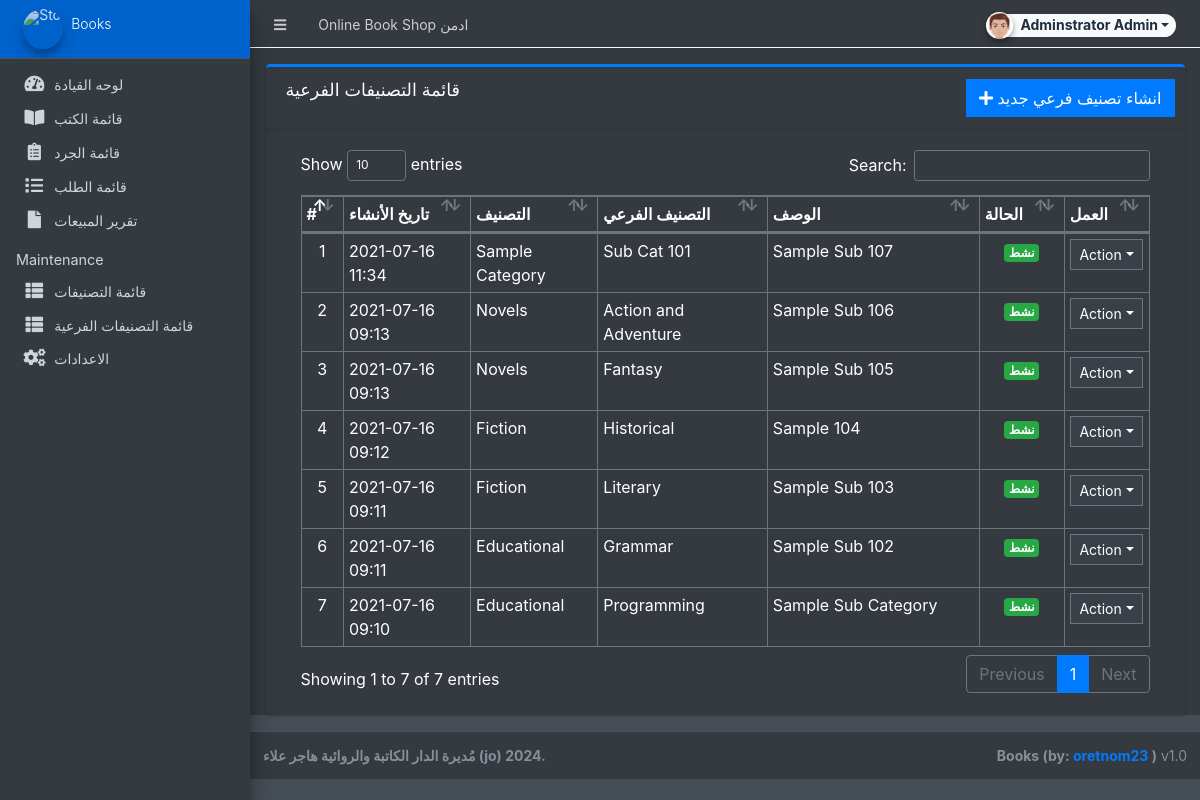
The page /admin/?page=maintenance/sub_category (signed in) on the database its author committed.
### tables this page shows
CREATE TABLE `sub_categories` (
  `id` int(30) NOT NULL,
  `parent_id` int(30) NOT NULL,
  `sub_category` varchar(250) NOT NULL,
  `description` text NOT NULL,
  `status` tinyint(1) NOT NULL DEFAULT 1,
  `date_created` datetime NOT NULL DEFAULT current_timestamp()
);

CREATE TABLE `categories` (
  `id` int(30) NOT NULL,
  `category` varchar(250) NOT NULL,
  `description` text DEFAULT NULL,
  `status` tinyint(1) NOT NULL DEFAULT 1,
  `date_created` datetime NOT NULL DEFAULT current_timestamp()
);

### admin/maintenance/sub_category.php (the view, shortened to what this page needs)
<div class="card card-outline card-primary">
	<div class="card-header">
		<h3 class="card-title">قائمة التصنيفات الفرعية</h3>
		<div class="card-tools">
			<a href="?page=maintenance/manage_sub_category" class="btn btn-flat btn-primary"><span class="fas fa-plus"></span> انشاء تصنيف فرعي جديد</a>
		</div>
	</div>
	<div class="card-body">
		<div class="container-fluid">
			<div class="container-fluid">
				<table class="table table-bordered table-stripped">
					<colgroup>
						<col width="5%">
						<col width="15%">
						<col width="15%">
						<col width="20%">
						<col width="25%">
						<col width="10%">
						<col width="10%">
					</colgroup>
					<thead>
						<tr>
							<th>#</th>
							<th>تاريخ الأنشاء</th>
							<th>التصنيف</th>
							<th>التصنيف الفرعي</th>
							<th>الوصف</th>
							<th>الحالة</th>
							<th>العمل</th>
						</tr>
					</thead>
					<tbody>
						<?php
						$i = 1;
						$qry = $conn->query("SELECT s.*,c.category from `sub_categories` s inner join `categories` c on c.id = s.parent_id order by unix_timestamp(s.date_created) desc ");
						while ($row = $qry->fetch_assoc()) :
							$row['description'] = strip_tags(stripslashes(html_entity_decode($row['description'])));
						?>
							<tr>
								<td class="text-center"><?php echo $i++; ?></td>
								<td><?php echo date("Y-m-d H:i", strtotime($row['date_created'])) ?></td>
								<td><?php echo $row['category'] ?></td>
								<td><?php echo $row['sub_category'] ?></td>
								<td>
									<p class="truncate-1 m-0"><?php echo $row['description'] ?></p>
								</td>
								<td class="text-center">
									<?php if ($row['status'] == 1) : ?>
										<span class="badge badge-success">نشط</span>
									<?php else : ?>
										<span class="badge badge-danger">غير نشط</span>
									<?php endif; ?>
								</td>
								<td align="center">
									<button type="button" class="btn btn-flat btn-default btn-sm dropdown-toggle dropdown-icon" data-toggle="dropdown">
										Action
									</button>
								</td>
							</tr>
						<?php endwhile; ?>
					</tbody>
				</table>
			</div>
		</div>
	</div>
</div>

### rows shown on the page
sub_categories: date_created "2021-07-16 11:34", categories.category "Sample Category", sub_category "Sub Cat 101", description "Sample Sub 107", status "نشط"
sub_categories: date_created "2021-07-16 09:13", categories.category "Novels", sub_category "Action and Adventure", description "Sample Sub 106", status "نشط"
sub_categories: date_created "2021-07-16 09:13", categories.category "Novels", sub_category "Fantasy", description "Sample Sub 105", status "نشط"
sub_categories: date_created "2021-07-16 09:12", categories.category "Fiction", sub_category "Historical", description "Sample 104", status "نشط"
sub_categories: date_created "2021-07-16 09:11", categories.category "Fiction", sub_category "Literary", description "Sample Sub 103", status "نشط"
sub_categories: date_created "2021-07-16 09:11", categories.category "Educational", sub_category "Grammar", description "Sample Sub 102", status "نشط"
sub_categories: date_created "2021-07-16 09:10", categories.category "Educational", sub_category "Programming", description "Sample Sub Category", status "نشط"

### other values the page prints
$_settings->info('name') "Online Book Shop"
$_settings->info('short_name') "Books"
